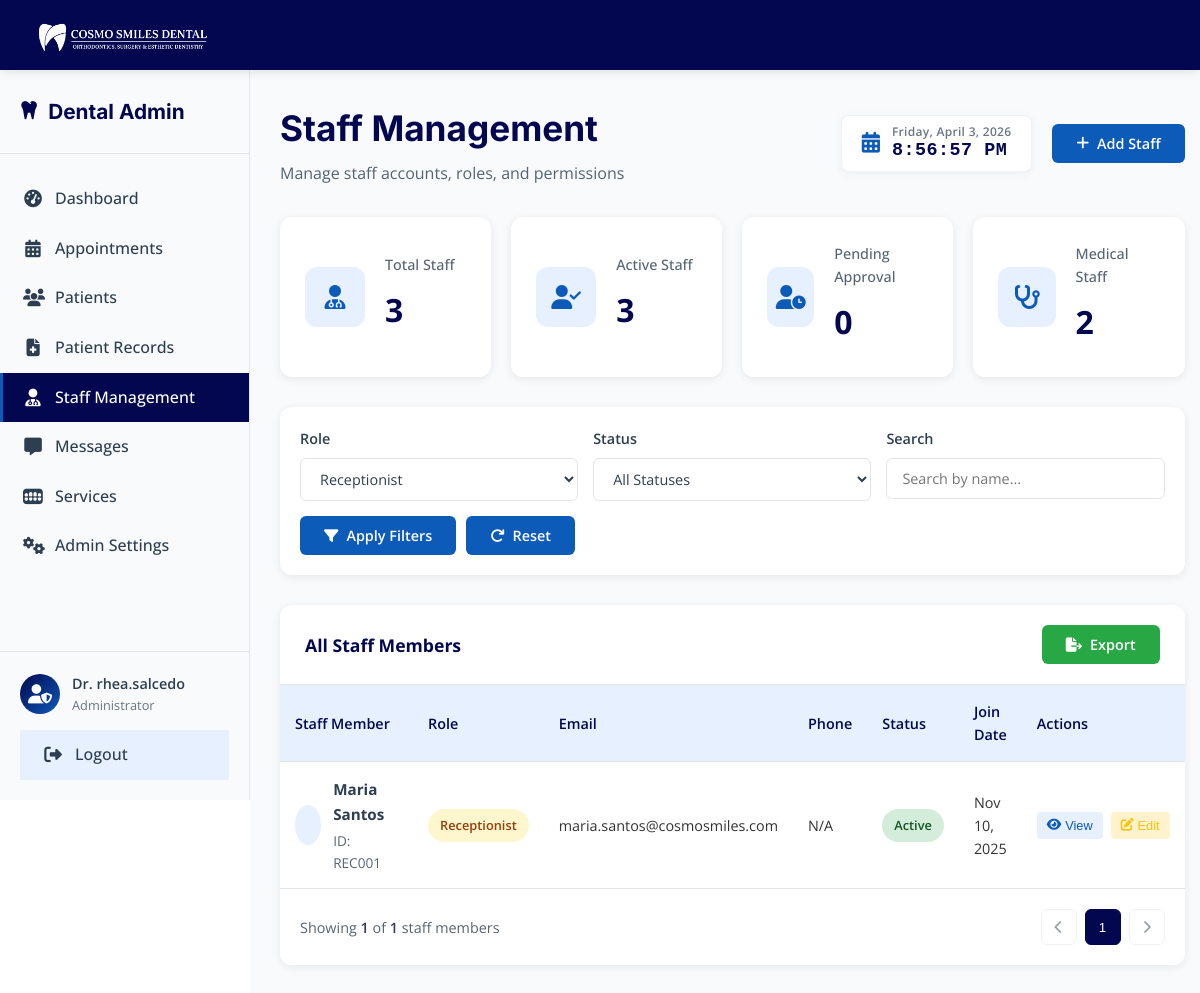
Screenshot of /public/admin/admin-staff.php?role=receptionist (signed in) with the database file from the repository.
### tables this page shows
CREATE TABLE `staff_users` (
  `id` int(11) NOT NULL AUTO_INCREMENT,
  `staff_id` varchar(20) NOT NULL,
  `email` varchar(100) NOT NULL,
  `password` varchar(255) NOT NULL,
  `first_name` varchar(50) NOT NULL,
  `last_name` varchar(50) NOT NULL,
  `role` enum('receptionist','assistant_dentist') NOT NULL,
  `specialization` varchar(100) DEFAULT NULL,
  `department` varchar(100) DEFAULT NULL,
  `phone` varchar(15) DEFAULT NULL,
  `status` enum('active','inactive') DEFAULT 'active',
  `last_login` timestamp NULL DEFAULT NULL,
  `created_at` timestamp NOT NULL DEFAULT current_timestamp(),
  `updated_at` timestamp NOT NULL DEFAULT current_timestamp() ON UPDATE current_timestamp(),
  PRIMARY KEY (`id`),
  UNIQUE KEY `staff_id` (`staff_id`),
  UNIQUE KEY `email` (`email`)
);

### src/Controllers/AdminStaffController.php (called while the page is built, shortened)
<?php
class AdminStaffController {
    private $conn;
    public function __construct($pdo = null) {
        if ($pdo) {
            $this->conn = $pdo;
        } else {
            $this->db = new Database();
            $this->conn = $this->db->getConnection();
        }
    }
    public function getAllStaff($filters = []) {
        try {
            $limit = isset($filters['limit']) ? (int)$filters['limit'] : 5;
            $page = isset($filters['page']) ? (int)$filters['page'] : 1;
            $offset = ($page - 1) * $limit;
            $queryAdmin = "SELECT id, dentist_id as staff_id, first_name, last_name, email, role, status, created_at, 'admin_type' as user_type
                          FROM admin_users WHERE 1=1";
            $queryStaff = "SELECT id, staff_id, first_name, last_name, email, role, status, created_at, 'staff_type' as user_type
                          FROM staff_users WHERE 1=1";
            $paramsAdmin = [];
            $paramsStaff = [];
            if (!empty($filters['role']) && $filters['role'] !== 'all') {
                $role = $filters['role'];
                if ($role === 'dentist') {
                    $queryStaff .= " AND 1=0";
                } else if ($role === 'receptionist') {
                    $queryAdmin .= " AND 1=0";
                } else {
                    $queryAdmin .= " AND 1=0";
                    $queryStaff .= " AND role = :role";
                    $paramsStaff[':role'] = $role;
                }
            }
            $stmtCountAdmin = $this->conn->prepare("SELECT COUNT(*) FROM (" . $queryAdmin . ") as t");
            $stmtCountAdmin->execute($paramsAdmin);
            $countAdmin = $stmtCountAdmin->fetchColumn();
            $stmtCountStaff = $this->conn->prepare("SELECT COUNT(*) FROM (" . $queryStaff . ") as t");
            $stmtCountStaff->execute($paramsStaff);
            $countStaff = $stmtCountStaff->fetchColumn();
            $totalRecords = $countAdmin + $countStaff;
            $totalPages = ceil($totalRecords / $limit);
            $stmtAdmin = $this->conn->prepare($queryAdmin);
            $stmtAdmin->execute($paramsAdmin);
            $admins = $stmtAdmin->fetchAll(PDO::FETCH_ASSOC);
            $stmtStaff = $this->conn->prepare($queryStaff);
            $stmtStaff->execute($paramsStaff);
            $staff = $stmtStaff->fetchAll(PDO::FETCH_ASSOC);
            $combined = array_merge($admins, $staff);
            usort($combined, function($a, $b) {
                return strtotime($b['created_at']) - strtotime($a['created_at']);
            });
            $paginated = array_slice($combined, $offset, $limit);
            return [
                'staff' => $paginated,
                'total_records' => $totalRecords,
                'total_pages' => $totalPages,
                'current_page' => $page,
                'limit' => $limit
            ];
        } catch (Exception $e) {
            error_log("Error in getAllStaff: " . $e->getMessage());
            return ['staff' => [], 'total_records' => 0, 'total_pages' => 0];
        }
    }
    public function getStaffStats() {
        try {
            $stats = [
                'total' => 0,
                'active' => 0,
                'pending' => 0,
                'medical' => 0
            ];
            $stmtAdmin = $this->conn->query("SELECT status FROM admin_users");
            while ($row = $stmtAdmin->fetch(PDO::FETCH_ASSOC)) {
                $stats['total']++;
                if ($row['status'] === 'active') $stats['active']++;
                $stats['medical']++;
            }
            $stmtStaff = $this->conn->query("SELECT status, role FROM staff_users");
            while ($row = $stmtStaff->fetch(PDO::FETCH_ASSOC)) {
                $stats['total']++;
                if ($row['status'] === 'active') $stats['active']++;
            }
            return $stats;
        } catch (Exception $e) {
            error_log("Error in getStaffStats: " . $e->getMessage());
            return ['total' => 0, 'active' => 0, 'pending' => 0, 'medical' => 0];
        }
    }
}

### public/admin/admin-staff.php (the view, shortened to what this page needs)
<?php
require_once __DIR__ . '/../../src/Controllers/AdminStaffController.php';
$database = new Database();
$pdo = $database->getConnection();
$controller = new AdminStaffController($pdo);
$page = isset($_GET['page']) ? (int)$_GET['page'] : 1;
$limit = 5;
$search = isset($_GET['search']) ? $_GET['search'] : '';
$role = isset($_GET['role']) ? $_GET['role'] : 'all';
$status = isset($_GET['status']) ? $_GET['status'] : 'all';
$data = $controller->getAllStaff([
    'page' => $page,
    'limit' => $limit,
    'search' => $search,
    'role' => $role,
    'status' => $status
]);
$staffList = isset($data['staff']) ? $data['staff'] : [];
$totalPages = isset($data['total_pages']) ? $data['total_pages'] : 1;
$totalRecords = isset($data['total_records']) ? $data['total_records'] : 0;
$stats = $controller->getStaffStats();
?>
<!DOCTYPE html>
<html lang="en">
<head>
    <link rel="stylesheet" href="https://cdnjs.cloudflare.com/ajax/libs/font-awesome/6.4.0/css/all.min.css">
</head>
<body>
    <?php  include 'includes/admin-header.php'; ?>
    <div class="admin-container">
        <?php  include 'includes/admin-sidebar.php'; ?>
        <main class="admin-main">
            <div class="dashboard-header">
                <div class="header-content">
                    <h1>Staff Management</h1>
                    <p>Manage staff accounts, roles, and permissions</p>
                </div>
                <div class="header-actions">
                    <div class="date-display">
                        <i class="fas fa-calendar-alt"></i>
                        <div class="clock-content">
                            <span id="admin-date">Loading...</span>
                            <span id="admin-time">00:00:00 AM</span>
                        </div>
                    </div>
                    <button class="btn btn-primary" id="add-staff-btn">
                        <i class="fas fa-plus"></i> Add Staff
                    </button>
                </div>
            </div>
            <div class="stats-grid">
                <div class="stat-card">
                    <div class="stat-icon"><i class="fas fa-user-md"></i></div>
                    <div class="stat-content">
                        <h3>Total Staff</h3>
                        <div class="stat-number"><?php  echo isset($stats['total']) ? $stats['total'] : 0; ?></div>
                    </div>
                </div>
                <div class="stat-card">
                    <div class="stat-icon"><i class="fas fa-user-check"></i></div>
                    <div class="stat-content">
                        <h3>Active Staff</h3>
                        <div class="stat-number"><?php  echo isset($stats['active']) ? $stats['active'] : 0; ?></div>
                    </div>
                </div>
                <div class="stat-card">
                    <div class="stat-icon"><i class="fas fa-user-clock"></i></div>
                    <div class="stat-content">
                        <h3>Pending Approval</h3>
                        <div class="stat-number"><?php  echo isset($stats['pending']) ? $stats['pending'] : 0; ?></div>
                    </div>
                </div>
                <div class="stat-card">
                    <div class="stat-icon"><i class="fas fa-stethoscope"></i></div>
                    <div class="stat-content">
                        <h3>Medical Staff</h3>
                        <div class="stat-number"><?php  echo isset($stats['medical']) ? $stats['medical'] : 0; ?></div>
                    </div>
                </div>
            </div>
            <div class="staff-filter">
                <div class="filter-row">
                    <div class="filter-group">
                        <label for="role-filter">Role</label>
                        <select id="role-filter" class="filter-control">
                            <option value="receptionist" <?php  echo $role == 'receptionist' ? 'selected' : ''; ?>>Receptionist</option>
                        </select>
                    </div>
                    <div class="filter-group">
                        <label for="status-filter">Status</label>
                        <select id="status-filter" class="filter-control">
                            <option value="all" <?php  echo $status == 'all' ? 'selected' : ''; ?>>All Statuses</option>
                        </select>
                    </div>
                    <div class="filter-group">
                        <label for="search-filter">Search</label>
                        <input type="text" id="search-filter" class="filter-control" placeholder="Search by name..." value="<?php  echo htmlspecialchars($search); ?>">
                    </div>
                    <div class="filter-actions">
                        <button class="btn btn-primary" id="apply-filters-btn">
                            <i class="fas fa-filter"></i> Apply Filters
                        </button>
                        <button class="btn" id="reset-filters-btn">
                            <i class="fas fa-redo"></i> Reset
                        </button>
                    </div>
                </div>
            </div>
            <div class="staff-table-container">
                <div class="table-header">
                    <h3>All Staff Members</h3>
                    <div class="table-actions">
                        <button class="btn btn-success" id="export-btn">
                            <i class="fas fa-file-export"></i> Export
                        </button>
                    </div>
                </div>
                <div class="table-content">
                    <table class="staff-table">
                        <thead>
                            <tr>
                                <th>Staff Member</th>
                                <th>Role</th>
                                <th>Email</th>
                                <th>Phone</th>
                                <th>Status</th>
                                <th>Join Date</th>
                                <th>Actions</th>
                            </tr>
                        </thead>
                        <tbody id="staff-table-body">
                            <?php  if (empty($staffList)): ?>
                                <tr>
                                    <td colspan="7" style="text-align: center; padding: 40px;">No staff members found</td>
                                </tr>
                            <?php  else: ?>
                                <?php  foreach ($staffList as $staff): ?>
                                <tr>
                                    <td data-label="Staff Member">
                                        <div class="staff-info">
                                            <div class="staff-avatar">
                                            </div>
                                            <div class="staff-details">
                                                <h4><?php  echo htmlspecialchars($staff['first_name'] . ' ' . $staff['last_name']); ?></h4>
                                                <p>ID: <?php  echo htmlspecialchars($staff['staff_id']); ?></p>
                                            </div>
                                        </div>
                                    </td>
                                    <td data-label="Role">
                                        <span class="staff-role role-<?php  echo strtolower(str_replace(' ', '_', $staff['role'])); ?>"><?php
                                            $displayRole = str_replace('_', ' ', $staff['role']);
                                            echo ($displayRole === 'admin') ? 'Dentist' : htmlspecialchars(ucfirst($displayRole));
                                        ?></span>
                                    </td>
                                    <td data-label="Email"><?php  echo htmlspecialchars($staff['email']); ?></td>
                                    <td data-label="Phone"><?php  echo !empty($staff['phone']) ? htmlspecialchars($staff['phone']) : 'N/A'; ?></td>
                                    <td data-label="Status">
                                        <span class="staff-status status-<?php  echo strtolower($staff['status']); ?>"><?php  echo htmlspecialchars(ucfirst($staff['status'])); ?></span>
                                    </td>
                                    <td data-label="Join Date"><?php  echo date('M d, Y', strtotime($staff['created_at'])); ?></td>
                                    <td data-label="Actions">
                                        <div class="staff-actions">
                                            <button class="action-btn view" data-id="<?php  echo $staff['id']; ?>" data-type="<?php  echo $staff['user_type']; ?>">
                                                <i class="fas fa-eye"></i> View
                                            </button>
                                            <button class="action-btn edit" data-id="<?php  echo $staff['id']; ?>" data-type="<?php  echo $staff['user_type']; ?>">
                                                <i class="fas fa-edit"></i> Edit
                                            </button>
                                        </div>
                                    </td>
                                </tr>
                                <?php  endforeach; ?>
                            <?php  endif; ?>
                        </tbody>
                    </table>
                </div>
                <div class="pagination-container">
                    <div class="pagination-info">
                        Showing <span><?php  echo count($staffList); ?></span> of <span><?php  echo $totalRecords; ?></span> staff members
                    </div>
                    <div class="pagination-controls" id="pagination-controls">
                        <button class="pagination-btn" id="prev-page" <?php  echo $page <= 1 ? 'disabled' : ''; ?> data-page="<?php  echo $page - 1; ?>">
                            <i class="fas fa-chevron-left"></i>
                        </button>
                        <div class="page-numbers">
                            <?php
                            $startPage = max(1, $page - 2);
                            $endPage = min($totalPages, $startPage + 4);
                            if ($endPage - $startPage < 4) $startPage = max(1, $endPage - 4);
                            for($i = $startPage; $i <= $endPage; $i++):
                            ?>
                                <button class="page-btn <?php  echo $i === $page ? 'active' : ''; ?>" data-page="<?php  echo $i; ?>"><?php  echo $i; ?></button>
                            <?php  endfor; ?>
                        </div>
                        <button class="pagination-btn" id="next-page" <?php  echo $page >= $totalPages ? 'disabled' : ''; ?> data-page="<?php  echo $page + 1; ?>">
                            <i class="fas fa-chevron-right"></i>
                        </button>
                    </div>
                </div>
            </div>
        </main>
    </div>
</body>
</html>

### rows the page displays
staff_users: first_name+last_name "Maria Santos", staff "REC001", role "Receptionist", email "maria.santos@cosmosmiles.com", status "Active", created_at "Nov 10, 2025"

### other values shown
$item['label'] "Dashboard"
$item['label'] "Appointments"
$item['label'] "Patients"
$item['label'] "Patient Records"
$item['label'] "Staff Management"
$item['label'] "Messages"
$item['label'] "Services"
$item['label'] "Admin Settings"
$sidebarAdminName "Dr. rhea.salcedo"
$sidebarAdminRole "Administrator"
$stats['total'] "3"
$stats['active'] "3"
$stats['pending'] "0"
$stats['medical'] "2"
count($staffList) "1"
